Frame 1 (no input): blank canvas, image omitted
Frame 60 (no input): blank canvas, image omitted
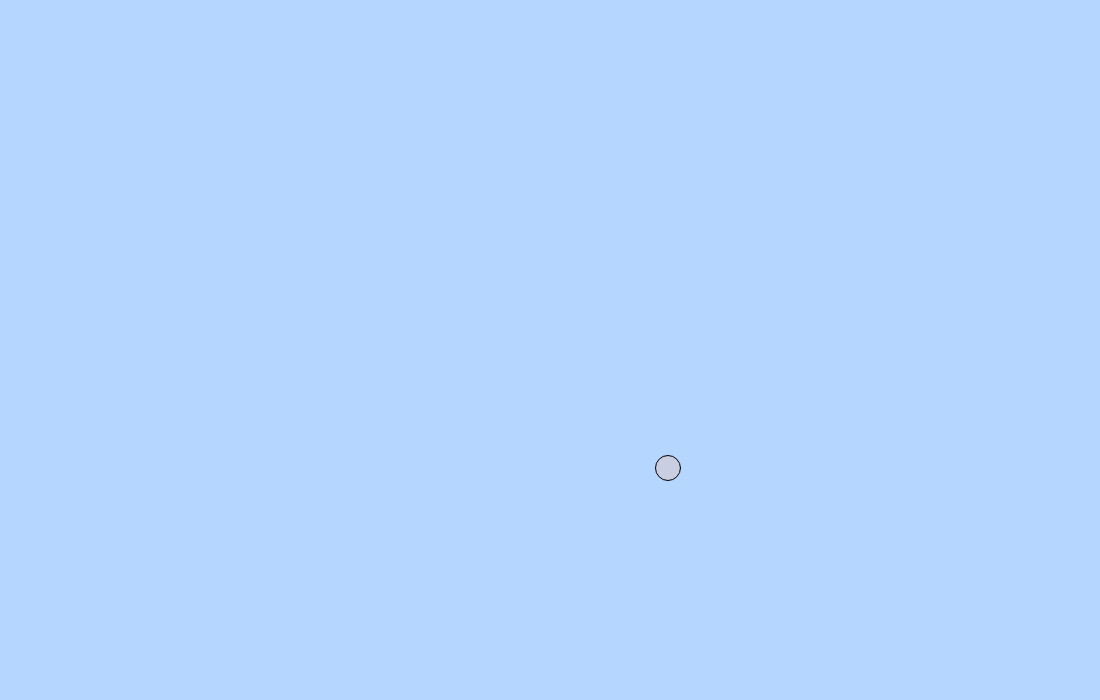
Frame 120 (the mouse pressed at the canvas centre since frame 60)

The p5.js sketch whose frames 1 and 60 were blank and that drew this single picture after the mouse press (run headless with seeded random() and noise() and a simulated clock; from frame 60 on, the mouse is pressed at the canvas centre):

// p5.js sketch
// ── sketch.js
/*** (1) constants ***/
var boid_radius = 25;
var background_color_values = [180, 214, 255];
var pause_screen_tint_values = [0, 32, 24, 126];
var pause_key_value = 32; // spacebar
var line_key_value = 76; // L
var circles_key_value = 67; // C
var triangles_key_value = 84; // T
var rapid_spawn_key_value = 82; // R
var not_paused = true;
var draw_lines = false;
var draw_circles = true;
var draw_triangles = false;
var draw_boids = true;
var rapid_spawn = false;
var canvas_height = 700;
var canvas_width = 1100;
var pause_rectangle_height = 80;
var pause_rectangle_width = 25;
var fps = 60;
var neighbor_distance = boid_radius * 4;
var max_velocity = 7;
var personal_space = boid_radius * 2;
var frames_til_decision = 360;

/*** (3) helper functions ***/
function getRandomNumber(max_number){
	var value = Math.floor(Math.random() * Math.floor(max_number));
	return value;
}

function getRandomNumberInRange(min_number, max_number){
	var value = min_number + Math.floor(Math.random() * Math.floor(max_number - min_number));
	return value;
}

function getRandomColor(){
	var r = getRandomNumberInRange(200, 255);
	var g = getRandomNumberInRange(200, 255);
	var b = getRandomNumberInRange(220, 255);
	return color(r, g, b);
}

function createNewBoid(id, new_x, new_y){
	var obj = {};
	obj.id = id;
	obj.pos = createVector(new_x, new_y);
	obj.velocity = createVector(getRandomNumberInRange(-3, 3), getRandomNumberInRange(-3, 3));
	obj.personal_max_velocity = max_velocity;
	obj.frame_count = 0;
	obj.color = getRandomColor();

	obj.findNeighbors = function(boids_array){
		var neighbors = [];
		var number_boids = boids_array.length;
		for(var i = 0; i < number_boids; i++){
			if(boids_array[i].id != this.id){
				var v = boids_array[i].pos.dist(this.pos)
				if(v < neighbor_distance){
					neighbors.push(boids_array[i]);
					if(draw_lines){
						line(this.pos.x, this.pos.y, boids_array[i].pos.x, boids_array[i].pos.y);
					}
				}
			}
		}
		return neighbors;
	}

	obj.steerToCenter = function(boids_array){
		var number_boids = boids_array.length;
		var force = createVector(0, 0);
		if(number_boids > 0){
			for(var i = 0; i < number_boids; i++){
				force = force.add(boids_array[i].pos);
			}
			force.div(number_boids);
			force.sub(this.pos);
			force.div(100);
		}
		return force;
	}

	obj.steerClear = function(boids_array){
		var number_boids = boids_array.length;
		var force = createVector(0, 0);
		if(number_boids > 0){
			for(var i = 0; i < number_boids; i++){
				var distance_vector = p5.Vector.sub(boids_array[i].pos, this.pos);
				var distance = distance_vector.mag();
				if(distance < personal_space){
					force.sub(distance_vector);
					force.div(distance);
				}
			}
		}
		return force;
	}

	obj.steerSpeed = function(boids_array){
		var number_boids = boids_array.length;
		var velocity = createVector(0, 0);
		if(number_boids > 0){
			for(var i = 0; i < number_boids; i++){
				velocity = velocity.add(boids_array[i].velocity);
			}
			velocity.div(number_boids);
			velocity.sub(this.velocity);
			velocity.div(8);
		}
		return velocity;
	}

	obj.wrapAroundBorder = function(){
 		if(this.pos.x > (canvas_width + 5)){
  			this.pos.x = -5;
  		}
 		if(this.pos.x < -5){
  			this.pos.x = canvas_width;
  		}
 		if(this.pos.y > (canvas_height + 5)){
  			this.pos.y = -5;
  		}
 		if(this.pos.y < -5){
  			this.pos.y = canvas_height + 5;
  		}
	}

	obj.featureCreep = function(){
		this.frame_count = this.frame_count + 1;
		if(this.frame_count > frames_til_decision){
			this.frame_count = 0;
			if(getRandomNumber(4) > 2){
				this.personal_max_velocity = getRandomNumberInRange(Math.floor(max_velocity / 2), max_velocity);
			}
			else {
				this.personal_max_velocity = max_velocity;
			}
		}
	}

	obj.move = function(boids_array){
		var neighbors = this.findNeighbors(boids_array);
		var v1 = this.steerToCenter(neighbors).div(4);
		var v2 = this.steerClear(neighbors).div(1);
		var v3 = this.steerSpeed(neighbors).div(1);
		this.velocity.add(v1);
		this.velocity.add(v2);
		this.velocity.add(v3);
		if(this.velocity.mag() > this.personal_max_velocity){
			this.velocity.normalize();
			this.velocity.mult(this.personal_max_velocity);
		}
 		this.pos.add(this.velocity);
 		this.wrapAroundBorder();
 		//this.featureCreep();
	}

	obj.draw = function(){
		if(draw_circles){
			fill(this.color);
			ellipse(this.pos.x, this.pos.y, boid_radius, boid_radius);
		}
		if(draw_triangles){
			var head_point = createVector(this.velocity.x, this.velocity.y);
			head_point.normalize();
			var left_point = createVector(head_point.y, -head_point.x);
			var right_point = createVector(-left_point.x, -left_point.y);
			head_point.mult(boid_radius);
			var side_length = boid_radius / 4;
			left_point.mult(side_length);
			right_point.mult(side_length);
			head_point.add(this.pos);
			left_point.add(this.pos);
			right_point.add(this.pos);

			fill(this.color);
			triangle(head_point.x, head_point.y, left_point.x, left_point.y, right_point.x, right_point.y);
		}
	}

	return obj;
}

function createBoidContainer(){
	var obj = {};
	obj.boids_array = [];
	obj.total_boids = 0;

	obj.addBoid = function(new_x, new_y){
		this.total_boids = this.total_boids + 1;
		this.boids_array.push(createNewBoid(this.total_boids, new_x, new_y));
	}

	obj.updateBoids = function(){
		var number_boids = this.boids_array.length;
		if(draw_boids){
			for(var i = 0; i < number_boids; i++){
				this.boids_array[i].draw();
			}
		}
		if(not_paused){
			for(var i = 0; i < number_boids; i++){
				this.boids_array[i].move(this.boids_array);
			}
		}
	}

	return obj;
}

/*** (2) global variables ***/
var boid_container;
var background_color;
var pause_screen_tint;
var pause_rectangle_left;
var pause_rectangle_right;

/*** (4) P5 functions ***/
function mousePressed(){
	boid_container.addBoid(mouseX, mouseY);
}

function mousePressed(){
	boid_container.addBoid(mouseX, mouseY);
}

function keyPressed(){
	if(keyCode === pause_key_value){
		not_paused = !not_paused;
	}
	if(keyCode === line_key_value){
		draw_lines = !draw_lines;
	}
	if(keyCode === circles_key_value){
		draw_circles = !draw_circles;
		draw_triangles = false;
		draw_boids = draw_circles;
	}
	if(keyCode === triangles_key_value){
		draw_triangles = !draw_triangles;
		draw_circles = false;
		draw_boids = draw_triangles;
	}
	if(keyCode === rapid_spawn_key_value){
		rapid_spawn = !rapid_spawn;
	}
}

function setup() {
	var canvas = createCanvas(canvas_width, canvas_height);
    canvas.position((windowWidth - width) / 2, (windowHeight - height) / 2);
	frameRate(fps);
	boid_container = createBoidContainer();
	background_color = color(background_color_values);
	pause_screen_tint = color(pause_screen_tint_values);
	pause_rectangle_left = [(canvas_width / 2) - (pause_rectangle_width * 1.5), (canvas_height / 2) - (pause_rectangle_height / 2), pause_rectangle_width, pause_rectangle_height];
	pause_rectangle_right = [(canvas_width / 2), (canvas_height / 2) - (pause_rectangle_height / 2), pause_rectangle_width, pause_rectangle_height];
}

function draw() {
	if(mouseIsPressed && rapid_spawn){
		boid_container.addBoid(mouseX, mouseY);
	}

	background(background_color);
	boid_container.updateBoids();
	if(!not_paused){
		fill(pause_screen_tint);
		rect(0, 0, canvas_width, canvas_height);
		fill(color(255));
		rect(pause_rectangle_left[0], pause_rectangle_left[1], pause_rectangle_left[2], pause_rectangle_left[3], 20);
		rect(pause_rectangle_right[0], pause_rectangle_right[1], pause_rectangle_right[2], pause_rectangle_right[3], 20);
	}
}
